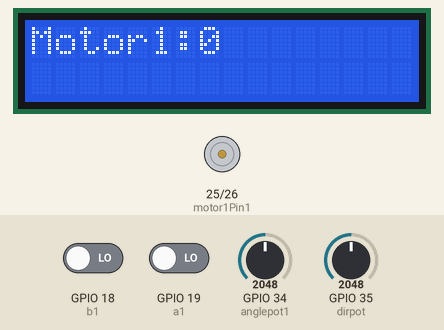
Simulated run of this sketch. Board: ESP32. On the bench: 16×2 character LCD, motor-driver pin pairs drawn as motors (green arrow = first pin HIGH = forward, orange = second pin HIGH = backward, longer = more drive). The test bench sets the inputs (shaded band); at power-on: GPIO 19 (a1) LOW, GPIO 34 (anglepot1) = 2048, GPIO 18 (b1) LOW, GPIO 35 (dirpot) = 2048. What the sketch prints to the serial monitor is not drawn.

Above: at 1.2 s.
1.3 s: GPIO 19 (a1) driven HIGH
At 2.1 s:
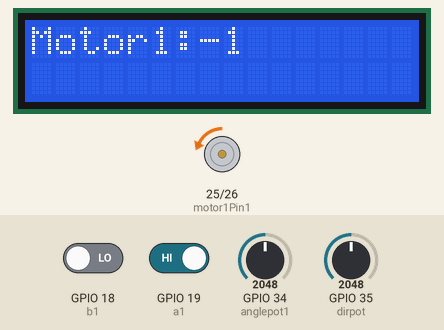
3.1 s: GPIO 34 (anglepot1) set to 2866
At 4.2 s:
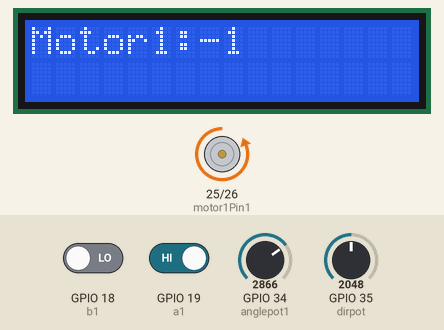
4.6 s: GPIO 34 (anglepot1) set to 2047
At 5.3 s:
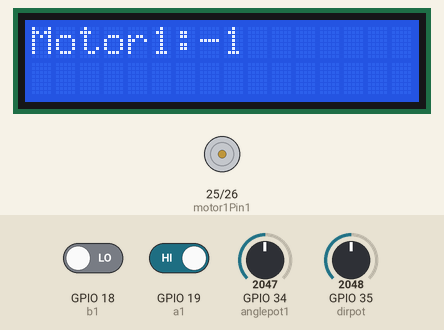
6.1 s: GPIO 34 (anglepot1) set to 2001
At 6.4 s:
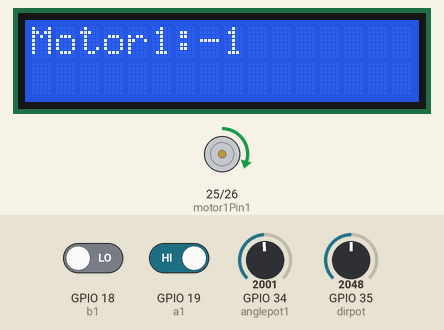
7.6 s: GPIO 34 (anglepot1) set to 1228
At 8.8 s:
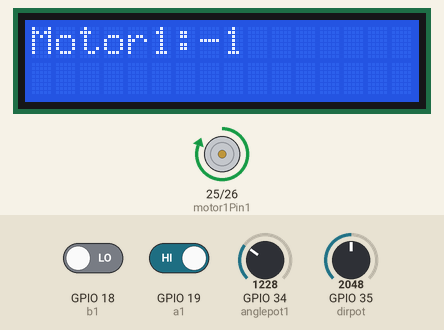
Timing chart, 0 to 10.1 s (numbered marks = the images above; inputs shaded):
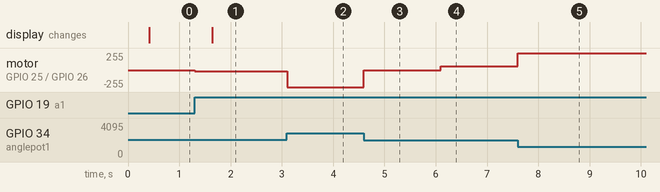

Measured:
- the behaviour switches between 2038 and 2037 on GPIO 34 (anglepot1) (found by bisection; images 3 and 4)
- after the input at 1.3 s, motor on GPIO 25 (motor1Pin1) / GPIO 26 (motor1Pin2): stopped → backward 15/255 at once; the display: changes after 0.34 s (image 1)
- after the input at 3.1 s, motor on GPIO 25 (motor1Pin1) / GPIO 26 (motor1Pin2): backward 15/255 → backward 255/255 at once
- after the input at 4.6 s, motor on GPIO 25 (motor1Pin1) / GPIO 26 (motor1Pin2): backward 255/255 → stopped at once
- after the input at 6.1 s, motor on GPIO 25 (motor1Pin1) / GPIO 26 (motor1Pin2): stopped → forward 60/255 at once
- after the input at 7.6 s, motor on GPIO 25 (motor1Pin1) / GPIO 26 (motor1Pin2): forward 60/255 → forward 255/255 at once

The sketch:

Robotic_Arm_V4.ino
```cpp
#include <LiquidCrystal_I2C.h>
LiquidCrystal_I2C lcd(0x27, 16, 2);

int anglepot1= 34;
int dirpot= 35;
int a1=19;
int b1=18;
int motor1Pin1 = 25;
int motor1Pin2 = 26;
int pos[3];
int setpos[3];
float kp=15,kd=0.015,ki=0;
long prevt[3];
float eprev[3],einteg[3],deltaT[3],dervative[3],pidOutput[3];
const int freq = 30000;
const int pwmChannel = 0;
const int pwmChannel2 = 1;
const int resolution = 8;
float pre;


void readencoder1()
{
  int f= digitalRead(b1);
  if(f>0)
  pos[0]++;
  else
  pos[0]--;
}

float pid(int i)
{
 float calc;
 long currt = micros();
 deltaT[i]= ((float)(currt-prevt[i]))/1.0e6;
 prevt[i]=currt;
 int e=setpos[i]-pos[i];
 dervative[i]= (e-eprev[i])/(deltaT[i]);
 einteg[i] = einteg[i]+ e*deltaT[i];
 eprev[i]=e;
 return calc= kp*e+kd*dervative[i]+ki*einteg[i];
}

void motorwrite(int channel1,int channel2,int val)
{
 int dutyc = constrain(fabs(val),0,255);
 if(val<0)
 {ledcWrite(channel2,0);
 ledcWrite(channel1,dutyc);}
 else
 {ledcWrite(channel1,0);
 ledcWrite(channel2,dutyc);
 }
}

void setup()
{
 pinMode(anglepot1,INPUT);
 pinMode(dirpot,INPUT);
 pinMode(b1,INPUT);
 pinMode(motor1Pin1,OUTPUT);
 pinMode(motor1Pin2,OUTPUT);

 ledcSetup(pwmChannel, freq, resolution);
 ledcSetup(pwmChannel2, freq, resolution);
 ledcAttachPin(motor1Pin1, pwmChannel);
 ledcAttachPin(motor1Pin2, pwmChannel2);
 attachInterrupt(digitalPinToInterrupt(a1), readencoder1, RISING);
 lcd.init();
 lcd.backlight();
 Serial.begin(115200);
}

void loop() {
int dir;
int dirv=analogRead(dirpot);
//kd=0.01*map(analogRead(dirpot),0,4096,0,100);
setpos[0]=map(analogRead(anglepot1),0,4096,-187,187);


pidOutput[0]= pid(0);
motorwrite(pwmChannel,pwmChannel2,pidOutput[0]);
/*int dutyc = constrain(fabs(u),0,255);
if(u<0)
{ledcWrite(pwmChannel2,0);
ledcWrite(pwmChannel,dutyc);}
else
{ledcWrite(pwmChannel,0);
ledcWrite(pwmChannel2,dutyc);
}*/
long t=millis();
if((t-pre)>400){
Serial.print(kd,6);
Serial.print(" ");
Serial.print(setpos[0]);
Serial.print(" ");
Serial.print(pos[0]);
Serial.print(" ");
Serial.print(240);
Serial.print(", ");
Serial.println(-240);
lcd.setCursor(0, 0);
lcd.print("Motor1:");
lcd.print(map(pos[0],-187,187,-135,135));
lcd.print("  ");
pre=t;
}


}
```
